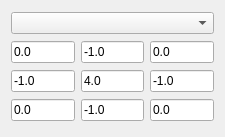
<?xml version="1.0" encoding="UTF-8"?>
<ui version="4.0">
 <class>filterConvolution</class>
 <widget class="QWidget" name="filterConvolution">
  <property name="geometry">
   <rect>
    <x>0</x>
    <y>0</y>
    <width>225</width>
    <height>137</height>
   </rect>
  </property>
  <property name="windowTitle">
   <string>Form</string>
  </property>
  <layout class="QGridLayout" name="gridLayout">
   <item row="1" column="2">
    <widget class="QLineEdit" name="le13">
     <property name="text">
      <string notr="true">0.0</string>
     </property>
    </widget>
   </item>
   <item row="2" column="2">
    <widget class="QLineEdit" name="le23">
     <property name="text">
      <string notr="true">-1.0</string>
     </property>
    </widget>
   </item>
   <item row="3" column="2">
    <widget class="QLineEdit" name="le33">
     <property name="text">
      <string notr="true">0.0</string>
     </property>
    </widget>
   </item>
   <item row="1" column="0">
    <widget class="QLineEdit" name="le11">
     <property name="text">
      <string notr="true">0.0</string>
     </property>
    </widget>
   </item>
   <item row="3" column="1">
    <widget class="QLineEdit" name="le32">
     <property name="text">
      <string notr="true">-1.0</string>
     </property>
    </widget>
   </item>
   <item row="2" column="0">
    <widget class="QLineEdit" name="le21">
     <property name="text">
      <string notr="true">-1.0</string>
     </property>
    </widget>
   </item>
   <item row="2" column="1">
    <widget class="QLineEdit" name="le22">
     <property name="text">
      <string notr="true">4.0</string>
     </property>
    </widget>
   </item>
   <item row="3" column="0">
    <widget class="QLineEdit" name="le31">
     <property name="text">
      <string notr="true">0.0</string>
     </property>
    </widget>
   </item>
   <item row="1" column="1">
    <widget class="QLineEdit" name="le12">
     <property name="text">
      <string notr="true">-1.0</string>
     </property>
    </widget>
   </item>
   <item row="0" column="0" colspan="3">
    <widget class="QComboBox" name="cbPreset"/>
   </item>
  </layout>
 </widget>
 <resources/>
 <connections/>
</ui>
